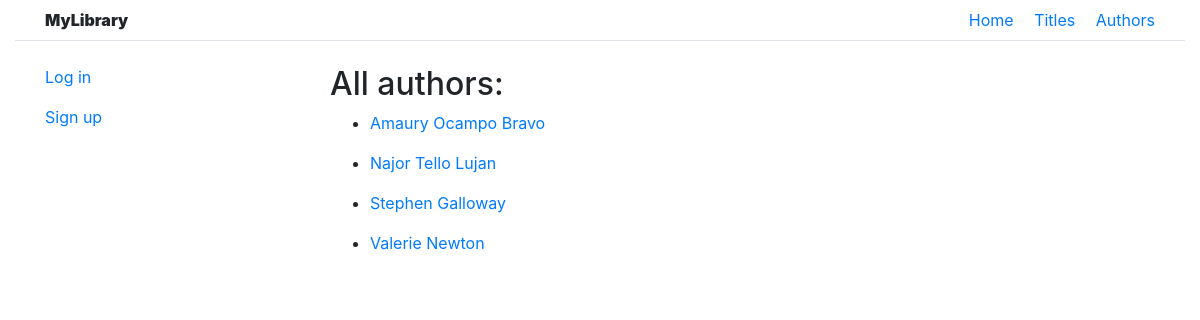
The page /library/authors/ on the database its author committed.
### library/models.py (models this page shows, shortened)
class Author(models.Model):
    first_name = models.CharField(max_length=255)
    last_name = models.CharField(max_length=255)
    def get_absolute_url(self):
        return reverse("author-detail", kwargs={"pk": self.pk})

### library/views.py (the view)
# urls.py: path('authors/', views.AuthorListView.as_view(), name="author-list"),
class AuthorListView(ListView):
    model = Author
    template_name = 'article_list.html'
    paginate_by = 10

### library/templates/library/author_list.html
{% extends 'base.html' %}
{% block content %}
{% if object_list %}
<h2 class="">All authors:</h2>
<ul class="">
	{% for author in object_list %}
	<li class="">
		<a href="{{ author.get_absolute_url }}">{{ author.first_name }} {{ author.last_name }}</p>
	</li>
	{% endfor %}
</ul>
{% endif %}
{% endblock %}

### rows shown on the page
Author: first_name "Amaury Ocampo", last_name "Bravo"
Author: first_name "Najor Tello", last_name "Lujan"
Author: first_name "Stephen", last_name "Galloway"
Author: first_name "Valerie", last_name "Newton"
